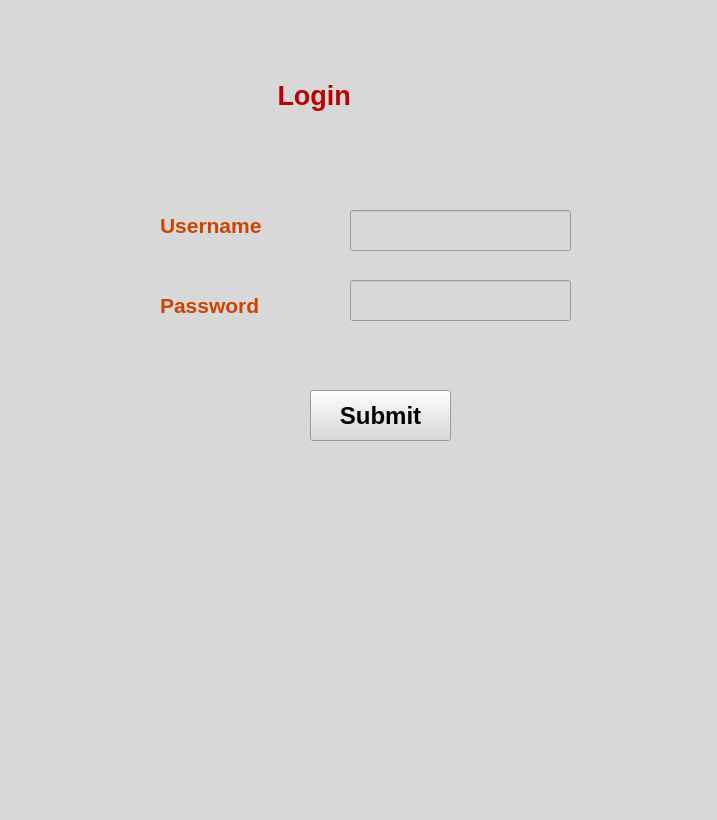
<?xml version="1.0" encoding="UTF-8"?>
<ui version="4.0">
 <class>MainWindow</class>
 <widget class="QMainWindow" name="MainWindow">
  <property name="geometry">
   <rect>
    <x>0</x>
    <y>0</y>
    <width>717</width>
    <height>820</height>
   </rect>
  </property>
  <property name="windowTitle">
   <string>MainWindow</string>
  </property>
  <property name="styleSheet">
   <string notr="true">background-color: rgb(216, 216, 216);</string>
  </property>
  <widget class="QWidget" name="centralwidget">
   <widget class="QLineEdit" name="lineEdit_2">
    <property name="geometry">
     <rect>
      <x>350</x>
      <y>280</y>
      <width>221</width>
      <height>41</height>
     </rect>
    </property>
    <property name="font">
     <font>
      <pointsize>12</pointsize>
     </font>
    </property>
    <property name="text">
     <string/>
    </property>
   </widget>
   <widget class="QLabel" name="label">
    <property name="geometry">
     <rect>
      <x>180</x>
      <y>70</y>
      <width>311</width>
      <height>51</height>
     </rect>
    </property>
    <property name="font">
     <font>
      <pointsize>20</pointsize>
      <weight>75</weight>
      <bold>true</bold>
     </font>
    </property>
    <property name="styleSheet">
     <string notr="true">color:rgb(189, 0, 0);</string>
    </property>
    <property name="text">
     <string>             Login</string>
    </property>
   </widget>
   <widget class="QPushButton" name="pushButton">
    <property name="geometry">
     <rect>
      <x>310</x>
      <y>390</y>
      <width>141</width>
      <height>51</height>
     </rect>
    </property>
    <property name="font">
     <font>
      <pointsize>18</pointsize>
      <weight>75</weight>
      <bold>true</bold>
     </font>
    </property>
    <property name="text">
     <string>Submit</string>
    </property>
   </widget>
   <widget class="QLabel" name="label_3">
    <property name="geometry">
     <rect>
      <x>160</x>
      <y>290</y>
      <width>151</width>
      <height>31</height>
     </rect>
    </property>
    <property name="font">
     <font>
      <pointsize>16</pointsize>
      <weight>75</weight>
      <bold>true</bold>
     </font>
    </property>
    <property name="styleSheet">
     <string notr="true">color:rgb(204, 68, 0);
text-align:centre;</string>
    </property>
    <property name="text">
     <string>Password</string>
    </property>
   </widget>
   <widget class="QLabel" name="label_2">
    <property name="geometry">
     <rect>
      <x>160</x>
      <y>210</y>
      <width>151</width>
      <height>31</height>
     </rect>
    </property>
    <property name="font">
     <font>
      <pointsize>16</pointsize>
      <weight>75</weight>
      <bold>true</bold>
     </font>
    </property>
    <property name="styleSheet">
     <string notr="true">color:rgb(204, 68, 0);
text-align:centre;</string>
    </property>
    <property name="text">
     <string>Username</string>
    </property>
   </widget>
   <widget class="QLineEdit" name="lineEdit">
    <property name="geometry">
     <rect>
      <x>350</x>
      <y>210</y>
      <width>221</width>
      <height>41</height>
     </rect>
    </property>
    <property name="font">
     <font>
      <pointsize>10</pointsize>
     </font>
    </property>
    <property name="text">
     <string/>
    </property>
   </widget>
  </widget>
  <widget class="QMenuBar" name="menubar">
   <property name="geometry">
    <rect>
     <x>0</x>
     <y>0</y>
     <width>717</width>
     <height>27</height>
    </rect>
   </property>
  </widget>
  <widget class="QStatusBar" name="statusbar"/>
 </widget>
 <resources/>
 <connections/>
</ui>
